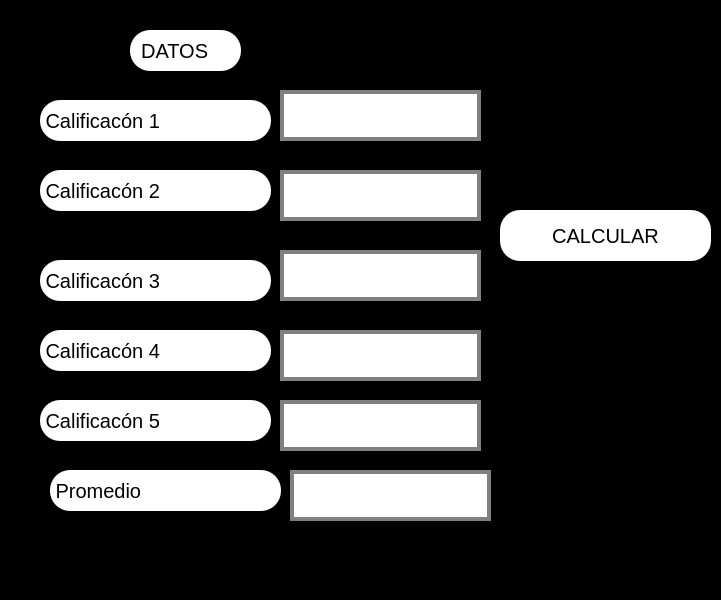
<?xml version="1.0" encoding="UTF-8"?>
<ui version="4.0">
 <class>MainWindow</class>
 <widget class="QMainWindow" name="MainWindow">
  <property name="geometry">
   <rect>
    <x>0</x>
    <y>0</y>
    <width>721</width>
    <height>600</height>
   </rect>
  </property>
  <property name="windowTitle">
   <string>MainWindow</string>
  </property>
  <property name="styleSheet">
   <string notr="true">

background:black
</string>
  </property>
  <widget class="QWidget" name="centralwidget">
   <widget class="QLineEdit" name="txt_prom1">
    <property name="geometry">
     <rect>
      <x>280</x>
      <y>90</y>
      <width>201</width>
      <height>51</height>
     </rect>
    </property>
    <property name="font">
     <font>
      <pointsize>20</pointsize>
     </font>
    </property>
    <property name="styleSheet">
     <string notr="true">background-color: rgb(255, 255, 255);
border: 4px solid gray;
</string>
    </property>
    <property name="text">
     <string/>
    </property>
    <property name="alignment">
     <set>Qt::AlignCenter</set>
    </property>
   </widget>
   <widget class="QPushButton" name="btn_calcular">
    <property name="geometry">
     <rect>
      <x>500</x>
      <y>210</y>
      <width>211</width>
      <height>51</height>
     </rect>
    </property>
    <property name="font">
     <font>
      <pointsize>15</pointsize>
     </font>
    </property>
    <property name="styleSheet">
     <string notr="true">border-radius:20px;

background: white


</string>
    </property>
    <property name="text">
     <string>CALCULAR</string>
    </property>
   </widget>
   <widget class="QLabel" name="label">
    <property name="geometry">
     <rect>
      <x>40</x>
      <y>100</y>
      <width>231</width>
      <height>41</height>
     </rect>
    </property>
    <property name="font">
     <font>
      <pointsize>15</pointsize>
     </font>
    </property>
    <property name="styleSheet">
     <string notr="true">
border-radius:20px;

background: white
</string>
    </property>
    <property name="text">
     <string> Calificacón 1</string>
    </property>
   </widget>
   <widget class="QLabel" name="label_2">
    <property name="geometry">
     <rect>
      <x>130</x>
      <y>30</y>
      <width>111</width>
      <height>41</height>
     </rect>
    </property>
    <property name="font">
     <font>
      <pointsize>15</pointsize>
     </font>
    </property>
    <property name="styleSheet">
     <string notr="true">
border-radius:20px;

background: white



</string>
    </property>
    <property name="text">
     <string>  DATOS</string>
    </property>
   </widget>
   <widget class="QLineEdit" name="txt_prom2">
    <property name="geometry">
     <rect>
      <x>280</x>
      <y>170</y>
      <width>201</width>
      <height>51</height>
     </rect>
    </property>
    <property name="font">
     <font>
      <pointsize>20</pointsize>
     </font>
    </property>
    <property name="styleSheet">
     <string notr="true">background-color: rgb(255, 255, 255);
border: 4px solid gray;
</string>
    </property>
    <property name="text">
     <string/>
    </property>
    <property name="alignment">
     <set>Qt::AlignCenter</set>
    </property>
   </widget>
   <widget class="QLabel" name="label_3">
    <property name="geometry">
     <rect>
      <x>40</x>
      <y>170</y>
      <width>231</width>
      <height>41</height>
     </rect>
    </property>
    <property name="font">
     <font>
      <pointsize>15</pointsize>
     </font>
    </property>
    <property name="layoutDirection">
     <enum>Qt::LeftToRight</enum>
    </property>
    <property name="styleSheet">
     <string notr="true">
border-radius:20px;

background: white
</string>
    </property>
    <property name="text">
     <string> Calificacón 2</string>
    </property>
   </widget>
   <widget class="QLineEdit" name="txt_res">
    <property name="geometry">
     <rect>
      <x>290</x>
      <y>470</y>
      <width>201</width>
      <height>51</height>
     </rect>
    </property>
    <property name="font">
     <font>
      <pointsize>20</pointsize>
     </font>
    </property>
    <property name="styleSheet">
     <string notr="true">background-color: rgb(255, 255, 255);
border: 4px solid gray;
</string>
    </property>
    <property name="text">
     <string/>
    </property>
    <property name="alignment">
     <set>Qt::AlignCenter</set>
    </property>
   </widget>
   <widget class="QLabel" name="label_5">
    <property name="geometry">
     <rect>
      <x>50</x>
      <y>470</y>
      <width>231</width>
      <height>41</height>
     </rect>
    </property>
    <property name="font">
     <font>
      <pointsize>15</pointsize>
     </font>
    </property>
    <property name="styleSheet">
     <string notr="true">
border-radius:20px;

background: white



</string>
    </property>
    <property name="text">
     <string> Promedio</string>
    </property>
   </widget>
   <widget class="QLineEdit" name="txt_prom4">
    <property name="geometry">
     <rect>
      <x>280</x>
      <y>330</y>
      <width>201</width>
      <height>51</height>
     </rect>
    </property>
    <property name="font">
     <font>
      <pointsize>20</pointsize>
     </font>
    </property>
    <property name="styleSheet">
     <string notr="true">background-color: rgb(255, 255, 255);
border: 4px solid gray;
</string>
    </property>
    <property name="text">
     <string/>
    </property>
    <property name="alignment">
     <set>Qt::AlignCenter</set>
    </property>
   </widget>
   <widget class="QLabel" name="label_4">
    <property name="geometry">
     <rect>
      <x>40</x>
      <y>260</y>
      <width>231</width>
      <height>41</height>
     </rect>
    </property>
    <property name="font">
     <font>
      <pointsize>15</pointsize>
     </font>
    </property>
    <property name="styleSheet">
     <string notr="true">
border-radius:20px;

background: white
</string>
    </property>
    <property name="text">
     <string> Calificacón 3</string>
    </property>
   </widget>
   <widget class="QLabel" name="label_6">
    <property name="geometry">
     <rect>
      <x>40</x>
      <y>330</y>
      <width>231</width>
      <height>41</height>
     </rect>
    </property>
    <property name="font">
     <font>
      <pointsize>15</pointsize>
     </font>
    </property>
    <property name="layoutDirection">
     <enum>Qt::LeftToRight</enum>
    </property>
    <property name="styleSheet">
     <string notr="true">
border-radius:20px;

background: white
</string>
    </property>
    <property name="text">
     <string> Calificacón 4</string>
    </property>
   </widget>
   <widget class="QLineEdit" name="txt_prom3">
    <property name="geometry">
     <rect>
      <x>280</x>
      <y>250</y>
      <width>201</width>
      <height>51</height>
     </rect>
    </property>
    <property name="font">
     <font>
      <pointsize>20</pointsize>
     </font>
    </property>
    <property name="styleSheet">
     <string notr="true">background-color: rgb(255, 255, 255);
border: 4px solid gray;
</string>
    </property>
    <property name="text">
     <string/>
    </property>
    <property name="alignment">
     <set>Qt::AlignCenter</set>
    </property>
   </widget>
   <widget class="QLabel" name="label_7">
    <property name="geometry">
     <rect>
      <x>40</x>
      <y>400</y>
      <width>231</width>
      <height>41</height>
     </rect>
    </property>
    <property name="font">
     <font>
      <pointsize>15</pointsize>
     </font>
    </property>
    <property name="layoutDirection">
     <enum>Qt::LeftToRight</enum>
    </property>
    <property name="styleSheet">
     <string notr="true">
border-radius:20px;

background: white
</string>
    </property>
    <property name="text">
     <string> Calificacón 5</string>
    </property>
   </widget>
   <widget class="QLineEdit" name="txt_prom5">
    <property name="geometry">
     <rect>
      <x>280</x>
      <y>400</y>
      <width>201</width>
      <height>51</height>
     </rect>
    </property>
    <property name="font">
     <font>
      <pointsize>20</pointsize>
     </font>
    </property>
    <property name="styleSheet">
     <string notr="true">background-color: rgb(255, 255, 255);
border: 4px solid gray;
</string>
    </property>
    <property name="text">
     <string/>
    </property>
    <property name="alignment">
     <set>Qt::AlignCenter</set>
    </property>
   </widget>
  </widget>
  <widget class="QMenuBar" name="menubar">
   <property name="geometry">
    <rect>
     <x>0</x>
     <y>0</y>
     <width>721</width>
     <height>21</height>
    </rect>
   </property>
  </widget>
  <widget class="QStatusBar" name="statusbar"/>
 </widget>
 <resources/>
 <connections/>
</ui>
